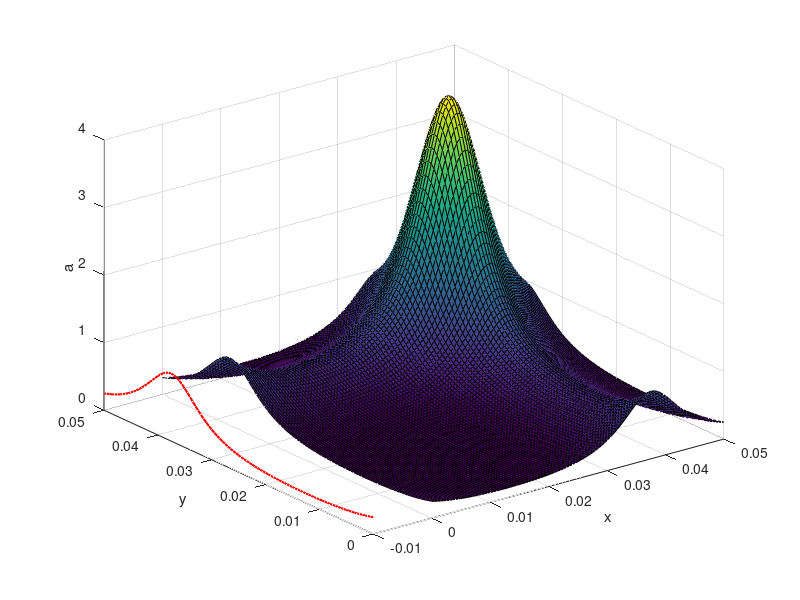

This chart was generated by the following MATLAB code:
clf;
epsilon = 0.05;
P = 1.5;
N = 100;

x = linspace(0, epsilon, N + 1);
y = linspace(0, epsilon, N + 1);
z = zeros(N+1, N+1);
for i = 1:N+1
    for j = 1:N+1
%         z(i, j) = 3*rand(1, 1);
        z(i, j) = 1/((2 + P*sin(2*pi*x(i)/epsilon))*(2 + P*sin(2*pi*y(j)/epsilon)));
    end
end
h = surf(x, y, z);
xlim([-0.01, epsilon]);
% set(h,'edgecolor','none');
view(3)
hold on;
% plot3(X1,Y1,Z1,...)
x1 = -0.01*ones(N + 1, 1);
y1 = linspace(0, epsilon, N + 1);
z1 = z(1, :)';
plot3(x1, y1, z1, 'r', 'LineWidth', 1.5);
xlabel('x')
ylabel('y')
zlabel('a')


